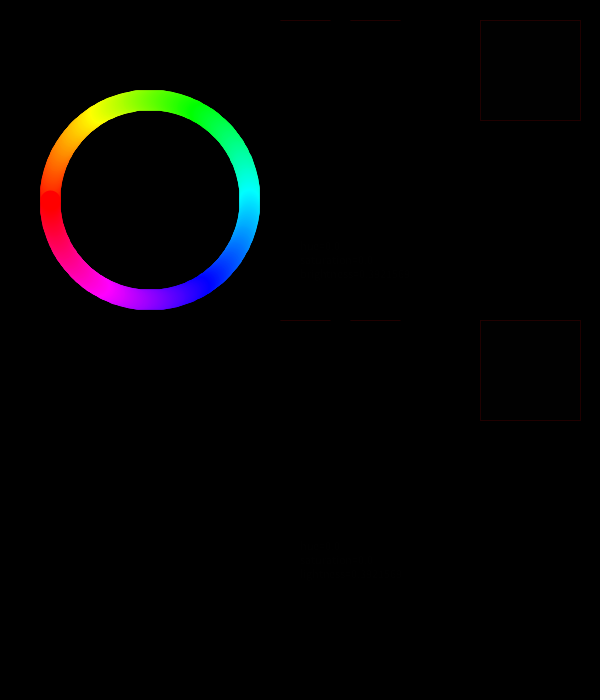
Frame 1 (no input)
Frame 60 (the mouse pressed at the canvas centre just before this capture): identical to frame 1, image omitted
Frame 120 (the mouse held since frame 60 and released just before this capture): identical to frame 1, image omitted

The Processing sketch that drew this single still picture (run headless with seeded random() and noise(); from frame 60 on, the mouse is pressed at the canvas centre):

// Processing sketch: taller_color
// ── taller_color.pde
//taller de color
int radio=100;
color h=color(1,1,1);
color h2=color(1,1,1);

void setup(){
  size(600,700);  
  rect(480,20,100,100);         
  colorMode(HSB, 2*PI,100,100);
  
}

void draw(){
  background(0);
  strokeWeight(20);
  float angulo = 0;
  while(angulo<2*PI){      
    stroke(angulo,100,100);          
    point(150-radio*cos(angulo),200-radio*sin(angulo));
    angulo = angulo + 0.01;
  } 
  //HSV
  strokeWeight(0);
  fill(h);
  rect(480,20,100,100); 
  text("hue="+(hue(h)*255)/(2*PI)+"\nsaturation="+saturation(h)+"\nbrightness="+brightness(h),300,250);
  fill(hue(h),100,saturation(h));
  rect(280,20,50,saturation(h));
  fill(hue(h),0,brightness(h));
  rect(350,20,50,brightness(h));  
  //HSL  
  fill(h2);
  rect(480,320,100,100); 
  text("hue="+(hue(h)*255)/(2*PI)+"\nsaturation="+saturation(h)+"\nlightness="+brightness(h2),300,550);
  fill(hue(h),400,saturation(h));
  rect(280,320,50,saturation(h));
  fill(hue(h2),(brightness(h2)*saturation(h2))/(1-abs(2*(brightness(h2)/2)*(2-saturation(h2))-1)),(brightness(h2)/2)*(2-saturation(h2)));
  rect(350,320,50,(brightness(h2)/2)*(2-saturation(h2)));
  
}

void mousePressed() {
  noStroke();
  if (mouseButton == LEFT) {    
    h = get(mouseX, mouseY);
    h2 = get(mouseX, mouseY);
  } 
  }

void keyPressed() {
  noStroke();
  if (key == 's') {    
    h = color(hue(h),(saturation(h)-1)%(100),brightness(h));
  } 
  if (key == 'b') {    
    h = color(hue(h),saturation(h),(brightness(h)-1)%(100));
  } 
  if (key == 'l') {
    //pasar a hsl y procesar
    float hh = hue(h2);
    float ll = (2.0 - saturation(h2)) * brightness(h2);
    float ss = saturation(h2) * brightness(h2);
    ss /= (ll <= 100.0) ? ll : 2.0 - (ll);
    ll /= 2.0;
    System.out.println(ll);
    ll = (ll + 1.0)%100;  
   System.out.println(ll); 
    //devolver a modo hsb
    ll *= 2;       
    ss = (ll <= 100.0) ? ll : 2.0 - ll;     
    float v = (ll  + ss) / 2.0;
    //System.out.println(v);
    float s = (2 * ss) / (ll + ss);  
    h2 = color(hue(h2),s,v);
  }
  
}
